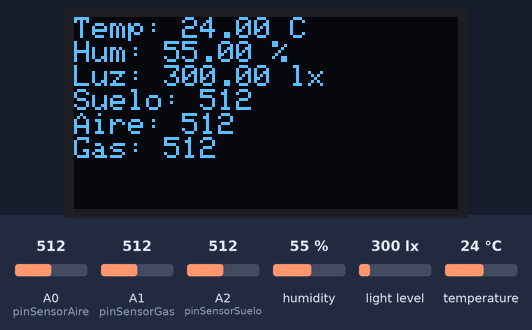
Bench run of a sketch on a simulated Arduino Uno, built with avr-gcc and run on an emulated ATmega328P. Shown: 128×64 one-colour display. The inputs (shaded band) are chosen by the test bench; at power-on: humidity 55 %, A0 (pinSensorAire) = 512, A1 (pinSensorGas) = 512, A2 (pinSensorSuelo) = 512, light level 300 lx, temperature 24 °C. The local clock reads 2024-03-15 10:24:30 at power-on unless the sketch sets it; storage starts empty; what the sketch prints to the serial monitor is not drawn.

Above: at 3.2 s.
3.3 s: humidity set to 22 %
At 5.1 s:
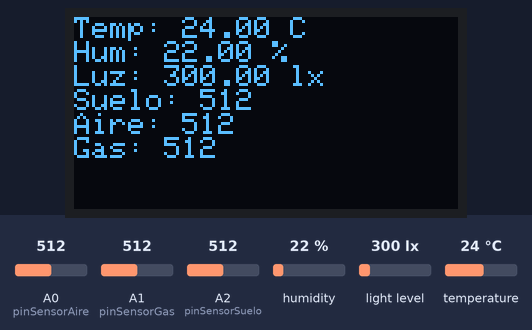
6.1 s: A0 (pinSensorAire) set to 716
At 6.7 s:
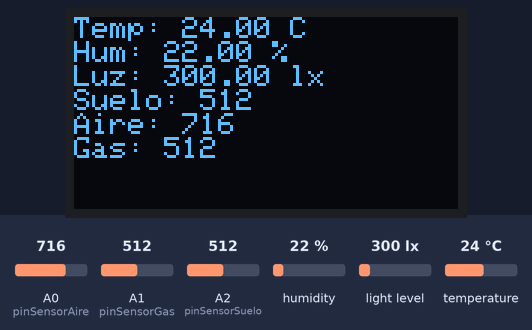
8.9 s: A1 (pinSensorGas) set to 716
At 10.9 s:
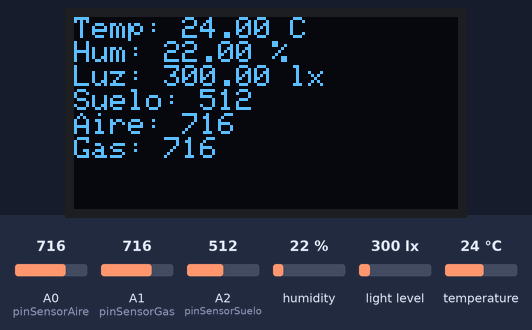
12.0 s: A2 (pinSensorSuelo) set to 716
At 13.7 s:
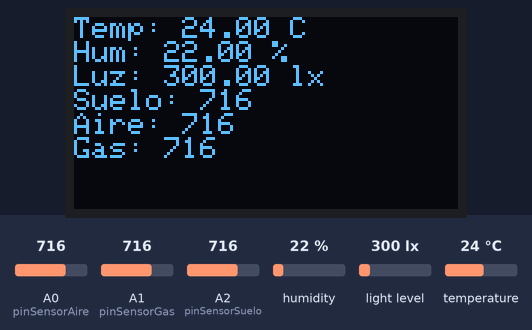
14.8 s: light level set to 40 lx
At 17.9 s:
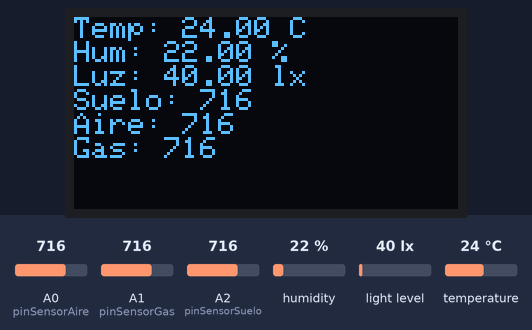
18.3 s: temperature set to 12 °C
At 19.5 s:
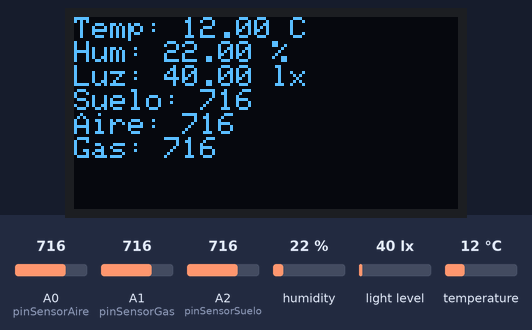
Timing chart, 0 to 21.3 s (numbered marks = the images above; inputs shaded):
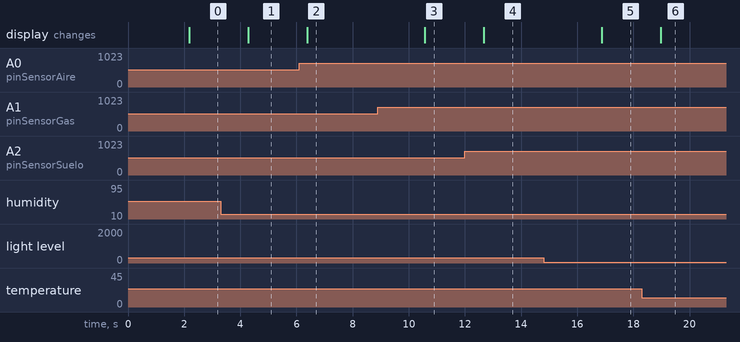

The sketch:

ejercicio5.ino
```cpp
/*
 *  Bienvenidos a Sys On Chip
 * ==============================
 * Ejercicio No.5
 *
 * Sistema de monitoreo ambiental con:
 *  - MQ135 (calidad del aire)
 *  - MQ9 (gas)
 *  - Sensor de humedad del suelo
 *  - SI7021 (temperatura y humedad)
 *  - BH1750 (luz)
 *
 *  Además incluye:
 *  - RTC DS3231 para fecha y hora
 *  - Registro de datos en microSD (CSV)
 *  - Visualización en pantalla OLED
 */


// ============================================================
// LIBRERIAS
// ============================================================

#include <Wire.h>
#include <SPI.h>
#include <SD.h>

#include <Adafruit_Si7021.h>
#include <BH1750.h>
#include "RTClib.h"

#include <Adafruit_GFX.h>
#include <Adafruit_SSD1306.h>


// ============================================================
// CONFIGURACION OLED
// ============================================================

#define SCREEN_WIDTH 128
#define SCREEN_HEIGHT 64
#define OLED_RESET 8

Adafruit_SSD1306 display(SCREEN_WIDTH, SCREEN_HEIGHT, &Wire, OLED_RESET);


// ============================================================
// PINES ANALOGICOS
// ============================================================

const int pinSensorAire  = A0;
const int pinSensorGas   = A1;
const int pinSensorSuelo = A2;


// ============================================================
// PIN TARJETA SD
// ============================================================

const int pinSD = 10;


// ============================================================
// OBJETOS DE SENSORES
// ============================================================

Adafruit_Si7021 sensorAmbiente = Adafruit_Si7021();
BH1750 sensorLuz;
RTC_DS3231 relojRTC;

File archivoDatos;


// ============================================================
// FUNCION DOS DIGITOS
// ============================================================

void imprimirDosDigitos(int numero)
{

  if (numero < 10)
  {
    Serial.print("0");
  }

  Serial.print(numero);
}


// ============================================================
// CREAR CABECERA CSV
// ============================================================

void crearCabeceraCSV()
{

  archivoDatos = SD.open("datos.csv", FILE_WRITE);

  if (archivoDatos)
  {

    archivoDatos.println("Fecha,Hora,Aire,Gas,HumedadSuelo,Temperatura,Humedad,Luz");

    archivoDatos.close();

    Serial.println("Cabecera del archivo CSV creada.");

  }

}


// ============================================================
// SETUP
// ============================================================

void setup()
{

  Serial.begin(115200);
  while (!Serial);

  Serial.println("Inicializando sistema...");


  // ------------------------------------------------------------
  // BUS I2C
  // ------------------------------------------------------------

  Wire.begin();


  // ------------------------------------------------------------
  // OLED
  // ------------------------------------------------------------

  if(!display.begin(SSD1306_SWITCHCAPVCC, 0x3D))
  {
    Serial.println("Error OLED");
    while(1);
  }

  display.clearDisplay();
  display.setTextSize(1);
  display.setTextColor(WHITE);

  display.setCursor(10,20);
  display.println("Sys On Chip");

  display.setCursor(8,35);
  display.println("Sistema de sensores");

  display.display();

  delay(2000);
  display.clearDisplay();


  // ------------------------------------------------------------
  // SENSOR SI7021
  // ------------------------------------------------------------

  if (!sensorAmbiente.begin())
  {
    Serial.println("Error SI7021");
    while (1);
  }


  // ------------------------------------------------------------
  // SENSOR BH1750
  // ------------------------------------------------------------

  if (!sensorLuz.begin(BH1750::CONTINUOUS_HIGH_RES_MODE))
  {
    Serial.println("Error BH1750");
    while (1);
  }


  // ------------------------------------------------------------
  // RTC
  // ------------------------------------------------------------

  if (!relojRTC.begin())
  {
    Serial.println("Error RTC");
    while (1);
  }

  if (relojRTC.lostPower())
  {

    Serial.println("RTC sin energia");

    relojRTC.adjust(DateTime(F(__DATE__), F(__TIME__)));

  }


  // ------------------------------------------------------------
  // TARJETA SD
  // ------------------------------------------------------------

  Serial.print("Inicializando SD... ");

  if (!SD.begin(pinSD))
  {

    Serial.println("Error SD");

    while (1);

  }

  Serial.println("OK");


  // ------------------------------------------------------------
  // CREAR ARCHIVO
  // ------------------------------------------------------------

  if (!SD.exists("datos.csv"))
  {

    Serial.println("Creando archivo CSV...");
    crearCabeceraCSV();

  }

  else
  {

    Serial.println("Archivo CSV existente");

  }

  Serial.println("Sistema listo");

}


// ============================================================
// LOOP
// ============================================================

void loop()
{

  // ------------------------------------------------------------
  // TIEMPO ACTUAL
  // ------------------------------------------------------------

  DateTime tiempoActual = relojRTC.now();


  // ------------------------------------------------------------
  // SENSORES ANALOGICOS
  // ------------------------------------------------------------

  int valorAire  = analogRead(pinSensorAire);
  int valorGas   = analogRead(pinSensorGas);
  int valorSuelo = analogRead(pinSensorSuelo);


  // ------------------------------------------------------------
  // SENSORES DIGITALES
  // ------------------------------------------------------------

  float temperatura = sensorAmbiente.readTemperature();
  float humedad     = sensorAmbiente.readHumidity();
  float luz         = sensorLuz.readLightLevel();


  // ------------------------------------------------------------
  // MONITOR SERIAL
  // ------------------------------------------------------------

  Serial.println("======= NUEVO REGISTRO =======");

  Serial.print("Fecha: ");
  Serial.print(tiempoActual.year());
  Serial.print("-");
  Serial.print(tiempoActual.month());
  Serial.print("-");
  Serial.println(tiempoActual.day());

  Serial.print("Hora: ");

  imprimirDosDigitos(tiempoActual.hour());
  Serial.print(":");

  imprimirDosDigitos(tiempoActual.minute());
  Serial.print(":");

  imprimirDosDigitos(tiempoActual.second());

  Serial.println();

  Serial.print("Aire: ");
  Serial.println(valorAire);

  Serial.print("Gas: ");
  Serial.println(valorGas);

  Serial.print("Suelo: ");
  Serial.println(valorSuelo);

  Serial.print("Temp: ");
  Serial.println(temperatura);

  Serial.print("Hum: ");
  Serial.println(humedad);

  Serial.print("Luz: ");
  Serial.println(luz);


  // ------------------------------------------------------------
  // PANTALLA OLED
  // ------------------------------------------------------------

  display.clearDisplay();

  display.setCursor(0,0);
  display.print("Temp: ");
  display.print(temperatura);
  display.println(" C");

  display.print("Hum: ");
  display.print(humedad);
  display.println(" %");

  display.print("Luz: ");
  display.print(luz);
  display.println(" lx");

  display.print("Suelo: ");
  display.println(valorSuelo);

  display.print("Aire: ");
  display.println(valorAire);

  display.print("Gas: ");
  display.println(valorGas);

  display.display();


  // ------------------------------------------------------------
  // GUARDAR EN SD
  // ------------------------------------------------------------

  archivoDatos = SD.open("datos.csv", FILE_WRITE);

  if (archivoDatos)
  {

    archivoDatos.print(tiempoActual.year());
    archivoDatos.print("-");
    archivoDatos.print(tiempoActual.month());
    archivoDatos.print("-");
    archivoDatos.print(tiempoActual.day());
    archivoDatos.print(",");

    archivoDatos.print(tiempoActual.hour());
    archivoDatos.print(":");
    archivoDatos.print(tiempoActual.minute());
    archivoDatos.print(":");
    archivoDatos.print(tiempoActual.second());
    archivoDatos.print(",");

    archivoDatos.print(valorAire);
    archivoDatos.print(",");

    archivoDatos.print(valorGas);
    archivoDatos.print(",");

    archivoDatos.print(valorSuelo);
    archivoDatos.print(",");

    archivoDatos.print(temperatura);
    archivoDatos.print(",");

    archivoDatos.print(humedad);
    archivoDatos.print(",");

    archivoDatos.println(luz);

    archivoDatos.close();

    Serial.println("Datos guardados");

  }
  else
  {

    Serial.println("Error SD");

  }

  Serial.println("==============================");

  delay(2000);

}
```

Measured:
- after the input at 3.3 s, the display: changes after 0.98 s (image 1)
- after the input at 6.1 s, the display: changes after 0.28 s (image 2)
- after the input at 8.9 s, the display: changes after 1.7 s (image 3)
- after the input at 12.0 s, the display: changes after 0.67 s (image 4)
- after the input at 14.8 s, the display: changes after 2.1 s (image 5)
- after the input at 18.3 s, the display: changes after 0.67 s (image 6)
